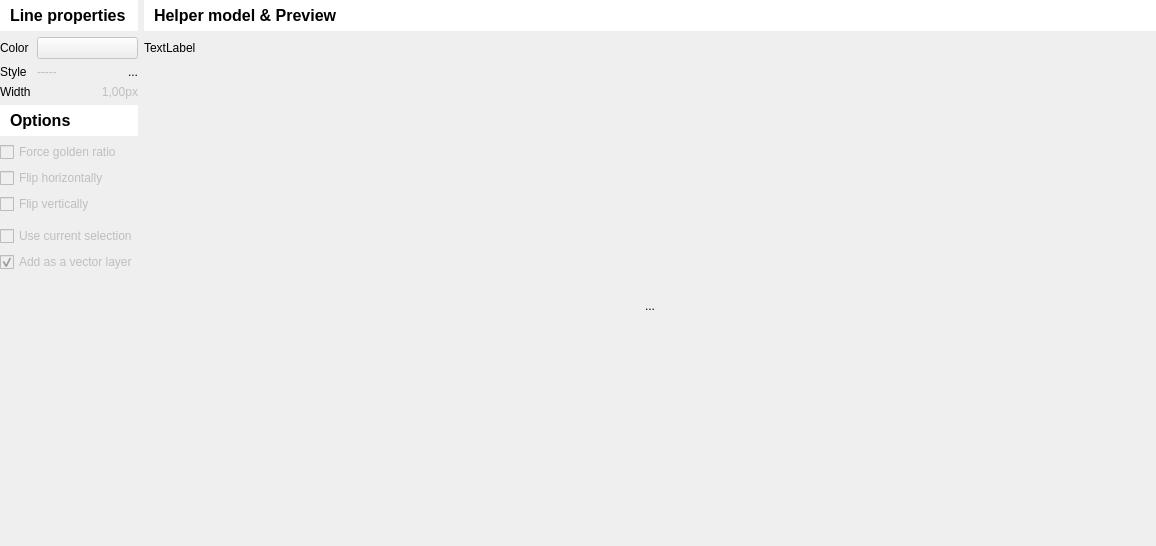
<?xml version="1.0" encoding="UTF-8"?>
<ui version="4.0">
 <class>Form</class>
 <widget class="QWidget" name="Form">
  <property name="geometry">
   <rect>
    <x>0</x>
    <y>0</y>
    <width>1156</width>
    <height>546</height>
   </rect>
  </property>
  <property name="windowTitle">
   <string>Form</string>
  </property>
  <layout class="QGridLayout" name="gridLayout">
   <property name="leftMargin">
    <number>0</number>
   </property>
   <property name="topMargin">
    <number>0</number>
   </property>
   <property name="rightMargin">
    <number>0</number>
   </property>
   <property name="bottomMargin">
    <number>0</number>
   </property>
   <item row="2" column="3">
    <widget class="QLabel" name="label_8">
     <property name="font">
      <font>
       <pointsize>12</pointsize>
       <weight>75</weight>
       <bold>true</bold>
      </font>
     </property>
     <property name="styleSheet">
      <string notr="true">background-color: palette(light);padding: 6;</string>
     </property>
     <property name="text">
      <string>Helper model &amp; Preview</string>
     </property>
    </widget>
   </item>
   <item row="3" column="3">
    <widget class="QLabel" name="lblHelperModelName">
     <property name="text">
      <string>TextLabel</string>
     </property>
    </widget>
   </item>
   <item row="4" column="0">
    <widget class="QLabel" name="label_3">
     <property name="text">
      <string>Style</string>
     </property>
    </widget>
   </item>
   <item row="3" column="0">
    <widget class="QLabel" name="label_2">
     <property name="sizePolicy">
      <sizepolicy hsizetype="Maximum" vsizetype="Preferred">
       <horstretch>0</horstretch>
       <verstretch>0</verstretch>
      </sizepolicy>
     </property>
     <property name="text">
      <string>Color</string>
     </property>
    </widget>
   </item>
   <item row="4" column="1">
    <widget class="QLabel" name="lblLineStyleIcon">
     <property name="enabled">
      <bool>false</bool>
     </property>
     <property name="sizePolicy">
      <sizepolicy hsizetype="Minimum" vsizetype="Preferred">
       <horstretch>0</horstretch>
       <verstretch>0</verstretch>
      </sizepolicy>
     </property>
     <property name="text">
      <string>-----</string>
     </property>
     <property name="alignment">
      <set>Qt::AlignLeading|Qt::AlignLeft|Qt::AlignVCenter</set>
     </property>
    </widget>
   </item>
   <item row="5" column="0">
    <widget class="QLabel" name="label_4">
     <property name="text">
      <string>Width</string>
     </property>
    </widget>
   </item>
   <item row="4" column="2">
    <widget class="QLabel" name="lblLineStyleName">
     <property name="sizePolicy">
      <sizepolicy hsizetype="Minimum" vsizetype="Preferred">
       <horstretch>0</horstretch>
       <verstretch>0</verstretch>
      </sizepolicy>
     </property>
     <property name="text">
      <string>...</string>
     </property>
     <property name="alignment">
      <set>Qt::AlignRight|Qt::AlignTrailing|Qt::AlignVCenter</set>
     </property>
    </widget>
   </item>
   <item row="2" column="0" colspan="3">
    <widget class="QLabel" name="label_7">
     <property name="font">
      <font>
       <pointsize>12</pointsize>
       <weight>75</weight>
       <bold>true</bold>
      </font>
     </property>
     <property name="styleSheet">
      <string notr="true">background-color: palette(light);padding: 6;</string>
     </property>
     <property name="text">
      <string>Line properties</string>
     </property>
    </widget>
   </item>
   <item row="3" column="1" colspan="2">
    <widget class="WColorButton" name="pbLineColor">
     <property name="enabled">
      <bool>false</bool>
     </property>
     <property name="sizePolicy">
      <sizepolicy hsizetype="Minimum" vsizetype="Fixed">
       <horstretch>0</horstretch>
       <verstretch>0</verstretch>
      </sizepolicy>
     </property>
     <property name="toolTip">
      <string>Color applied to helper</string>
     </property>
    </widget>
   </item>
   <item row="5" column="1" colspan="2">
    <widget class="QLabel" name="lblLineWidth">
     <property name="enabled">
      <bool>false</bool>
     </property>
     <property name="sizePolicy">
      <sizepolicy hsizetype="Minimum" vsizetype="Preferred">
       <horstretch>0</horstretch>
       <verstretch>0</verstretch>
      </sizepolicy>
     </property>
     <property name="text">
      <string>1,00px</string>
     </property>
     <property name="alignment">
      <set>Qt::AlignRight|Qt::AlignTrailing|Qt::AlignVCenter</set>
     </property>
    </widget>
   </item>
   <item row="6" column="0" colspan="3">
    <widget class="QLabel" name="label_5">
     <property name="font">
      <font>
       <pointsize>12</pointsize>
       <weight>75</weight>
       <bold>true</bold>
      </font>
     </property>
     <property name="styleSheet">
      <string notr="true">background-color: palette(light);padding: 6;</string>
     </property>
     <property name="text">
      <string>Options</string>
     </property>
    </widget>
   </item>
   <item row="7" column="0" colspan="3">
    <widget class="QCheckBox" name="cbForceGR">
     <property name="enabled">
      <bool>false</bool>
     </property>
     <property name="sizePolicy">
      <sizepolicy hsizetype="Maximum" vsizetype="Fixed">
       <horstretch>0</horstretch>
       <verstretch>0</verstretch>
      </sizepolicy>
     </property>
     <property name="toolTip">
      <string>When checked, constrain helper to respect Golden number ratio</string>
     </property>
     <property name="styleSheet">
      <string notr="true"/>
     </property>
     <property name="text">
      <string>Force golden ratio</string>
     </property>
    </widget>
   </item>
   <item row="8" column="0" colspan="3">
    <widget class="QCheckBox" name="cbFlipH">
     <property name="enabled">
      <bool>false</bool>
     </property>
     <property name="sizePolicy">
      <sizepolicy hsizetype="Maximum" vsizetype="Fixed">
       <horstretch>0</horstretch>
       <verstretch>0</verstretch>
      </sizepolicy>
     </property>
     <property name="toolTip">
      <string>Flip helper horizontally (vertical axis)</string>
     </property>
     <property name="styleSheet">
      <string notr="true"/>
     </property>
     <property name="text">
      <string>Flip horizontally</string>
     </property>
    </widget>
   </item>
   <item row="9" column="0" colspan="3">
    <widget class="QCheckBox" name="cbFlipV">
     <property name="enabled">
      <bool>false</bool>
     </property>
     <property name="sizePolicy">
      <sizepolicy hsizetype="Maximum" vsizetype="Fixed">
       <horstretch>0</horstretch>
       <verstretch>0</verstretch>
      </sizepolicy>
     </property>
     <property name="toolTip">
      <string>Flip helper vertically (horizontal axis)</string>
     </property>
     <property name="styleSheet">
      <string notr="true"/>
     </property>
     <property name="text">
      <string>Flip vertically</string>
     </property>
    </widget>
   </item>
   <item row="11" column="0" colspan="3">
    <widget class="QCheckBox" name="cbUseSelection">
     <property name="enabled">
      <bool>false</bool>
     </property>
     <property name="sizePolicy">
      <sizepolicy hsizetype="Maximum" vsizetype="Fixed">
       <horstretch>0</horstretch>
       <verstretch>0</verstretch>
      </sizepolicy>
     </property>
     <property name="toolTip">
      <string>When checked, if a selection exist, use selection bounds to render helper</string>
     </property>
     <property name="styleSheet">
      <string notr="true"/>
     </property>
     <property name="text">
      <string>Use current selection</string>
     </property>
    </widget>
   </item>
   <item row="12" column="0" colspan="3">
    <widget class="QCheckBox" name="cbAddAsVectorLayer">
     <property name="enabled">
      <bool>false</bool>
     </property>
     <property name="sizePolicy">
      <sizepolicy hsizetype="Maximum" vsizetype="Fixed">
       <horstretch>0</horstretch>
       <verstretch>0</verstretch>
      </sizepolicy>
     </property>
     <property name="statusTip">
      <string>When checked, helper is added as a vector layer instead of a paint layer</string>
     </property>
     <property name="text">
      <string>Add as a vector layer</string>
     </property>
     <property name="checked">
      <bool>true</bool>
     </property>
    </widget>
   </item>
   <item row="14" column="0" colspan="3">
    <spacer name="verticalSpacer">
     <property name="orientation">
      <enum>Qt::Vertical</enum>
     </property>
     <property name="sizeHint" stdset="0">
      <size>
       <width>20</width>
       <height>40</height>
      </size>
     </property>
    </spacer>
   </item>
   <item row="4" column="3" rowspan="11">
    <widget class="QLabel" name="lblPreview">
     <property name="sizePolicy">
      <sizepolicy hsizetype="MinimumExpanding" vsizetype="Preferred">
       <horstretch>0</horstretch>
       <verstretch>0</verstretch>
      </sizepolicy>
     </property>
     <property name="text">
      <string>...</string>
     </property>
     <property name="alignment">
      <set>Qt::AlignCenter</set>
     </property>
    </widget>
   </item>
  </layout>
 </widget>
 <customwidgets>
  <customwidget>
   <class>WColorButton</class>
   <extends>QPushButton</extends>
   <header>compositionhelper.pktk.widgets.wcolorbutton</header>
  </customwidget>
 </customwidgets>
 <resources/>
 <connections/>
</ui>
